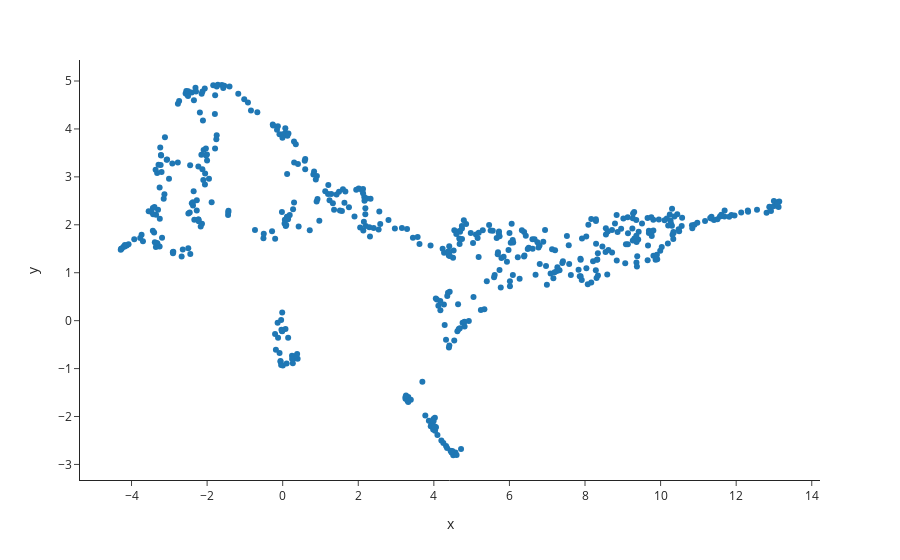

Notebook cell for this chart:
### Code cell
import plotly.io as pio

# Choose the adequate plotly renderer for visualizing plotly graphs in your system

\


import cajal.utilities
from umap import umap_
import plotly.express

# Read GW distance matrix
cells, gw_dist_dict = cajal.utilities.read_gw_dists(join(bd,"swc_bdad_100pts_euclidean_GW_dmat.csv"), header=True)
gw_dist = cajal.utilities.dist_mat_of_dict(gw_dist_dict, cells)

# Compute UMAP representation
reducer = umap_.UMAP(metric="precomputed", random_state=1)
embedding = reducer.fit_transform(gw_dist)

# Visualize UMAP
fig=plotly.express.scatter(x=embedding[:,0],
                       y=embedding[:,1],
                       template="simple_white",
                       hover_name=[m + ".swc" for m in cells])
fig.show()

### Figure 1 — Plotly figure (JSON) as saved in the notebook; plotly's stock layout.template omitted (floating-point values rounded to 4 significant figures; data arrays with more than 128 entries replaced by an {"elided": "..."} marker saying what was removed)
{"data": [{"hovertemplate": "<b>%{hovertext}</b><br><br>x=%{x}<br>y=%{y}<extra></extra>", "hovertext": {"elided": "509 str values"}, "legendgroup": "", "marker": {"color": "#1F77B4", "symbol": "circle"}, "mode": "markers", "name": "", "orientation": "v", "showlegend": false, "type": "scatter", "x": {"elided": "509 float values"}, "xaxis": "x", "y": {"elided": "509 float values"}, "yaxis": "y"}], "layout": {"legend": {"tracegroupgap": 0}, "margin": {"t": 60}, "xaxis": {"anchor": "y", "domain": [0, 1], "title": {"text": "x"}}, "yaxis": {"anchor": "x", "domain": [0, 1], "title": {"text": "y"}}}}
